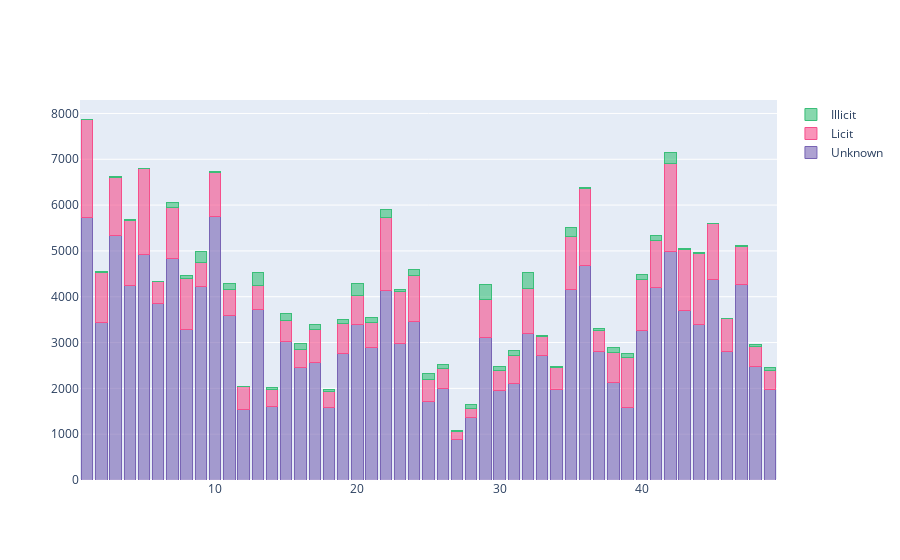

Notebook source saved alongside this figure:
### Code cell
#Plot the distribution of the target classes in the dataset per time step.
import plotly.graph_objects as go
import plotly.io as pio

x_list = list(range(1,50))

fig = go.Figure(data = [
    go.Bar(name="Unknown", x=x_list, y=unknown_count[0], marker=dict(color='rgba(120, 100, 180, 0.6)',
                                                                   line=dict(color='rgba(120, 100, 180, 1.0)', width=1))),
    go.Bar(name="Licit", x=x_list, y=licit_count[0], marker=dict(color='rgba(246, 78, 139, 0.6)',
                                                                 line=dict(color='rgba(246, 78, 139, 1.0)', width=1))),
    go.Bar(name="Illicit", x=x_list, y=illicit_count[0], marker=dict(color='rgba(58, 190, 120, 0.6)',
                                                                     line=dict(color='rgba(58, 190, 120, 1.0)', width=1)))
])

fig.update_layout(barmode='stack')
pio.show(fig)

### Figure 1 — Plotly figure (JSON) as saved in the notebook; plotly's stock layout.template omitted (floating-point values rounded to 4 significant figures)
{"data": [{"marker": {"color": "rgba(120, 100, 180, 0.6)", "line": {"color": "rgba(120, 100, 180, 1.0)", "width": 1}}, "name": "Unknown", "type": "bar", "x": [1, 2, 3, 4, 5, 6, 7, 8, 9, 10, 11, 12, 13, 14, 15, 16, 17, 18, 19, 20, 21, 22, 23, 24, 25, 26, 27, 28, 29, 30, 31, 32, 33, 34, 35, 36, 37, 38, 39, 40, 41, 42, 43, 44, 45, 46, 47, 48, 49], "y": [5732, 3427, 5342, 4253, 4921, 3843, 4845, 3292, 4218, 5755, 3600, 1541, 3719, 1605, 3021, 2445, 2574, 1587, 2761, 3391, 2896, 4131, 2978, 3466, 1720, 2006, 883, 1369, 3101, 1959, 2106, 3202, 2710, 1971, 4166, 4685, 2808, 2135, 1577, 3270, 4210, 4986, 3693, 3384, 4377, 2807, 4275, 2483, 1978]}, {"marker": {"color": "rgba(246, 78, 139, 0.6)", "line": {"color": "rgba(246, 78, 139, 1.0)", "width": 1}}, "name": "Licit", "type": "bar", "x": [1, 2, 3, 4, 5, 6, 7, 8, 9, 10, 11, 12, 13, 14, 15, 16, 17, 18, 19, 20, 21, 22, 23, 24, 25, 26, 27, 28, 29, 30, 31, 32, 33, 34, 35, 36, 37, 38, 39, 40, 41, 42, 43, 44, 45, 46, 47, 48, 49], "y": [2130, 1099, 1268, 1410, 1874, 480, 1101, 1098, 530, 954, 565, 490, 518, 374, 471, 402, 712, 337, 665, 640, 541, 1605, 1134, 989, 476, 421, 182, 199, 845, 441, 604, 981, 418, 478, 1159, 1675, 458, 645, 1102, 1099, 1016, 1915, 1346, 1567, 1216, 710, 824, 435, 420]}, {"marker": {"color": "rgba(58, 190, 120, 0.6)", "line": {"color": "rgba(58, 190, 120, 1.0)", "width": 1}}, "name": "Illicit", "type": "bar", "x": [1, 2, 3, 4, 5, 6, 7, 8, 9, 10, 11, 12, 13, 14, 15, 16, 17, 18, 19, 20, 21, 22, 23, 24, 25, 26, 27, 28, 29, 30, 31, 32, 33, 34, 35, 36, 37, 38, 39, 40, 41, 42, 43, 44, 45, 46, 47, 48, 49], "y": [17, 18, 11, 30, 8, 5, 102, 67, 248, 18, 131, 16, 291, 43, 147, 128, 99, 52, 80, 260, 100, 158, 53, 137, 118, 96, 24, 85, 329, 83, 106, 342, 23, 37, 182, 33, 40, 111, 81, 112, 116, 239, 24, 24, 5, 2, 22, 36, 56]}], "layout": {"barmode": "stack"}}
